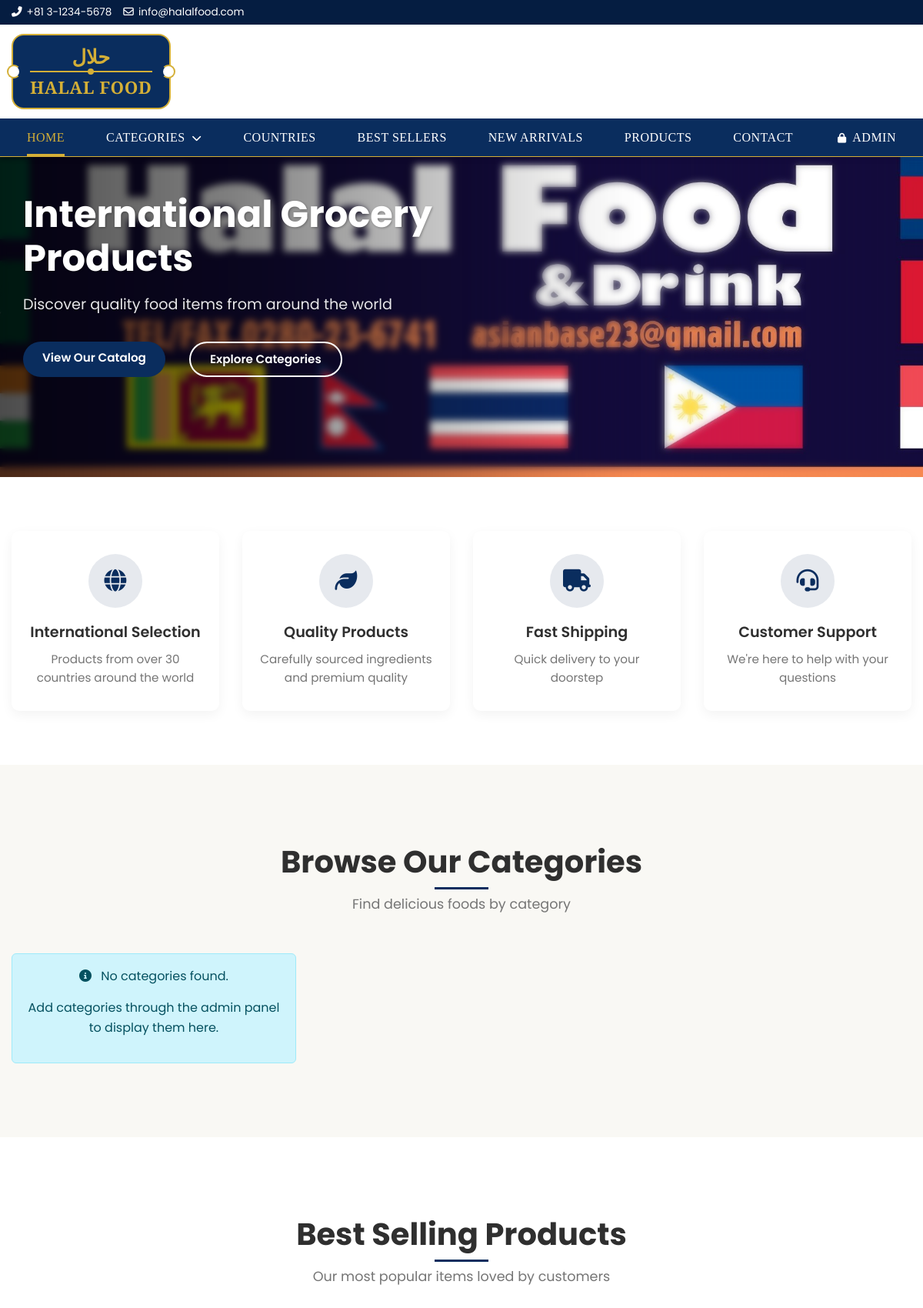
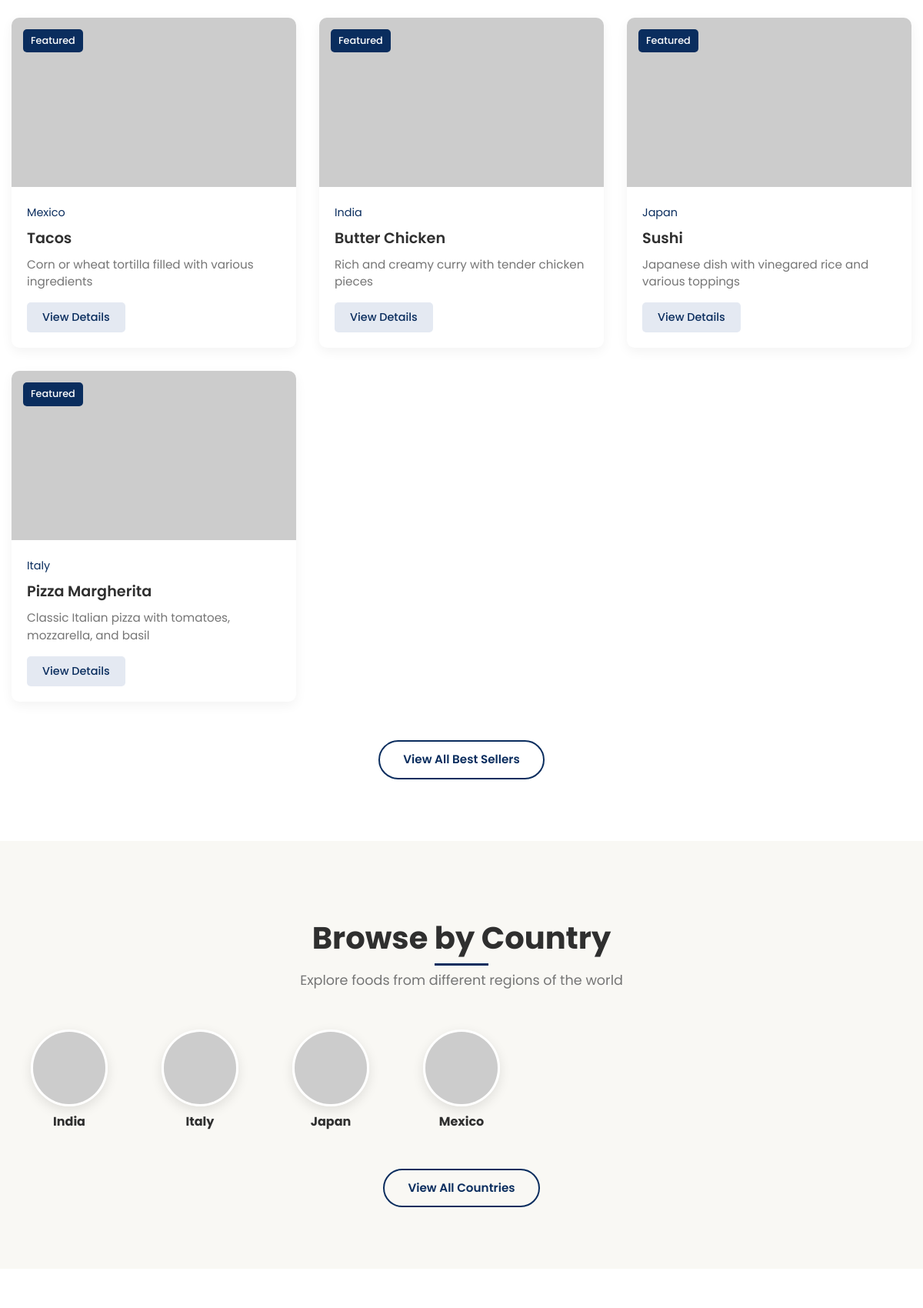
The page / (upper part) on the database its author committed (2 pictures, top to bottom).
### tables this page shows
CREATE TABLE IF NOT EXISTS food_items (
    id INT AUTO_INCREMENT PRIMARY KEY,
    country_id INT NOT NULL,
    name VARCHAR(100) NOT NULL,
    description TEXT,
    image VARCHAR(255),
    featured BOOLEAN DEFAULT FALSE,
    created_at TIMESTAMP DEFAULT CURRENT_TIMESTAMP,
    FOREIGN KEY (country_id) REFERENCES countries(id) ON DELETE CASCADE
);

CREATE TABLE IF NOT EXISTS countries (
    id INT AUTO_INCREMENT PRIMARY KEY,
    name VARCHAR(100) NOT NULL,
    image VARCHAR(255),
    description TEXT,
    created_at TIMESTAMP DEFAULT CURRENT_TIMESTAMP
);

### index.php (the view, shortened to what this page needs)
<?php
require_once 'includes/db.php';
$categories_sql = "SELECT * FROM categories ORDER BY name ASC LIMIT 6";
$categories_result = $conn->query($categories_sql);
$featured_sql = "SELECT f.*, c.name as country_name
                FROM food_items f
                LEFT JOIN countries c ON f.country_id = c.id
                WHERE f.featured = 1
                ORDER BY f.id DESC
                LIMIT 8";
$featured_result = $conn->query($featured_sql);
$countries_sql = "SELECT * FROM countries ORDER BY name ASC LIMIT 6";
$countries_result = $conn->query($countries_sql);
include 'includes/header.php';
?>
<section class="hero-section" style="background-image: url('assets/img/cover.jpeg');">
    <div class="hero-overlay-gradient"></div>
    <div class="container">
        <div class="row">
            <div class="col-md-6">
                <div class="hero-content">
                    <h1 class="hero-title">International Grocery Products</h1>
                    <p class="hero-subtitle">Discover quality food items from around the world</p>
                    <div class="hero-buttons">
                        <a href="products.php" class="btn btn-primary me-3">View Our Catalog</a>
                        <a href="#categories" class="btn btn-outline">Explore Categories</a>
                    </div>
                </div>
            </div>
            <div class="col-md-6">
            </div>
        </div>
    </div>
</section>
<section class="info-section">
    <div class="container">
        <div class="info-cards">
            <div class="info-card">
                <div class="info-icon">
                    <i class="fas fa-globe"></i>
                </div>
                <h4>International Selection</h4>
                <p>Products from over 30 countries around the world</p>
            </div>
            <div class="info-card">
                <div class="info-icon">
                    <i class="fas fa-leaf"></i>
                </div>
                <h4>Quality Products</h4>
                <p>Carefully sourced ingredients and premium quality</p>
            </div>
            <div class="info-card">
                <div class="info-icon">
                    <i class="fas fa-truck"></i>
                </div>
                <h4>Fast Shipping</h4>
                <p>Quick delivery to your doorstep</p>
            </div>
            <div class="info-card">
                <div class="info-icon">
                    <i class="fas fa-headset"></i>
                </div>
                <h4>Customer Support</h4>
                <p>We're here to help with your questions</p>
            </div>
        </div>
    </div>
</section>
<section id="categories" class="categories-section">
    <div class="container">
        <div class="section-header">
            <h2 class="section-title">Browse Our Categories</h2>
            <p class="section-subtitle">Find delicious foods by category</p>
        </div>
        <div class="categories-grid">
            <?php
            $table_exists_query = "SHOW TABLES LIKE 'categories'";
            $table_exists_result = $conn->query($table_exists_query);
            if ($table_exists_result && $table_exists_result->num_rows > 0 && $categories_result && $categories_result->num_rows > 0):
                while($category = $categories_result->fetch_assoc()):
                    $count_sql = "SELECT COUNT(*) as count FROM food_items WHERE category = '" . $conn->real_escape_string($category['name']) . "'";
                    $count_result = $conn->query($count_sql);
                    $product_count = ($count_result && $count_result->num_rows > 0) ? $count_result->fetch_assoc()['count'] : 0;
            ?>
            <a href="category.php?id=<?php echo $category['id']; ?>" class="category-card">
                <div class="category-image">
                    <?php if (!empty($category['image']) && file_exists("assets/img/categories/" . $category['image'])): ?>
                        <img src="assets/img/categories/<?php echo $category['image']; ?>" alt="<?php echo htmlspecialchars($category['name']); ?>">
                    <?php else: ?>
                        <img src="https://via.placeholder.com/400x300?text=<?php echo urlencode($category['name']); ?>" alt="<?php echo htmlspecialchars($category['name']); ?>">
                    <?php endif; ?>
                    <div class="category-overlay"></div>
                </div>
                <div class="category-content">
                    <h3><?php echo htmlspecialchars($category['name']); ?></h3>
                    <span class="category-count"><?php echo $product_count; ?> products</span>
                    <span class="view-more">View Collection <i class="fas fa-arrow-right"></i></span>
                </div>
            </a>
            <?php
                endwhile;
            else:
            ?>
            <div class="col-12 text-center">
                <div class="alert alert-info">
                    <p><i class="fas fa-info-circle me-2"></i> No categories found.</p>
                    <p>Add categories through the admin panel to display them here.</p>
                </div>
            </div>
            <?php
            endif;
            ?>
        </div>
    </div>
</section>
<section class="products-section">
    <div class="container">
        <div class="section-header">
            <h2 class="section-title">Best Selling Products</h2>
            <p class="section-subtitle">Our most popular items loved by customers</p>
        </div>
        <div class="products-grid">
            <?php
            if ($featured_result && $featured_result->num_rows > 0):
                while($product = $featured_result->fetch_assoc()):
                    $badge = '';
                    if (isset($product['featured']) && $product['featured']) {
                        $badge = 'Featured';
                    }
            ?>
            <div class="product-card">
                <?php if (!empty($badge)): ?>
                <div class="product-badge"><?php echo $badge; ?></div>
                <?php endif; ?>
                <div class="product-image">
                    <?php if (!empty($product['image']) && file_exists("assets/img/foods/" . $product['image'])): ?>
                        <img src="assets/img/foods/<?php echo $product['image']; ?>" alt="<?php echo htmlspecialchars($product['name']); ?>">
                    <?php else: ?>
                        <img src="https://via.placeholder.com/300x300?text=<?php echo urlencode($product['name']); ?>" alt="<?php echo htmlspecialchars($product['name']); ?>">
                    <?php endif; ?>
                </div>
                <div class="product-content">
                    <?php if (!empty($product['country_name'])): ?>
                        <span class="product-country"><?php echo htmlspecialchars($product['country_name']); ?></span>
                    <?php endif; ?>
                    <h3 class="product-title">
                        <a href="viewproduct.php?id=<?php echo $product['id']; ?>"><?php echo htmlspecialchars($product['name']); ?></a>
                    </h3>
                    <div class="product-description">
                        <?php
                        $description = !empty($product['description']) ? $product['description'] : 'No description available';
                        echo htmlspecialchars(substr($description, 0, 100)) . (strlen($description) > 100 ? '...' : '');
                        ?>
                    </div>
                    <a href="viewproduct.php?id=<?php echo $product['id']; ?>" class="btn-view-details">View Details</a>
                </div>
            </div>
            <?php
                endwhile;
            endif;
            ?>
        </div>
        <?php if ($featured_result && $featured_result->num_rows > 0): ?>
        <div class="view-all-wrapper">
            <a href="bestsellers.php" class="btn btn-outline-primary">View All Best Sellers</a>
        </div>
        <?php endif; ?>
    </div>
</section>
<section class="countries-section">
    <div class="container">
        <div class="section-header">
            <h2 class="section-title">Browse by Country</h2>
            <p class="section-subtitle">Explore foods from different regions of the world</p>
        </div>
        <div class="countries-slider">
            <?php
            if ($countries_result && $countries_result->num_rows > 0):
                while($country = $countries_result->fetch_assoc()):
            ?>
            <div class="country-item">
                <a href="country.php?id=<?php echo $country['id']; ?>" class="text-decoration-none">
                    <?php if (!empty($country['image']) && file_exists("assets/img/countries/" . $country['image'])): ?>
                        <img src="assets/img/countries/<?php echo $country['image']; ?>" alt="<?php echo htmlspecialchars($country['name']); ?>">
                    <?php else: ?>
                        <img src="https://via.placeholder.com/150x150?text=<?php echo urlencode($country['name']); ?>" alt="<?php echo htmlspecialchars($country['name']); ?>">
                    <?php endif; ?>
                    <h4><?php echo htmlspecialchars($country['name']); ?></h4>
                </a>
            </div>
            <?php
                endwhile;
            endif;
            ?>
        </div>
        <?php if ($countries_result && $countries_result->num_rows > 0): ?>
        <div class="view-all-wrapper">
            <a href="countries.php" class="btn btn-outline-primary">View All Countries</a>
        </div>
        <?php endif; ?>
    </div>
</section>
<section class="about-store-section">
</section>
<?php include 'includes/footer.php'; ?>

### assets/css/style.css (style rules this page uses)
:root { --primary: #006E51; --primary-dark: #00584A; --secondary: #D0104C; --accent: #FBB03B; --body-bg: #F9F8F4; --text-dark: #2F2F2F; --text-light: #757575; --border-light: #E7E5E0; --white: #FFFFFF; }
* { margin: 0; padding: 0; box-sizing: border-box; }
body { font-family: 'Noto Sans', 'Noto Sans JP', sans-serif; color: var(--text-dark); background-color: var(--body-bg); line-height: 1.6; font-size: 16px; }
h1, h2, h3, h4, h5, h6 { font-weight: 700; line-height: 1.3; margin-bottom: 1rem; }
p { margin-bottom: 1rem; }
a { color: var(--text-dark); text-decoration: none; transition: all 0.3s ease; }
.container { max-width: 1200px; margin: 0 auto; padding: 0 15px; }
img { max-width: 100%; height: auto; }
.btn { display: inline-block; padding: 12px 24px; border-radius: 30px; font-weight: 600; font-size: 0.95rem; transition: all 0.3s ease; text-align: center; border: none; cursor: pointer; }
.btn-primary { background-color: var(--primary); color: var(--white); }
.btn-outline { border: 2px solid var(--primary); color: var(--primary); background: transparent; }
.text-center { text-align: center; }
.hero-section { position: relative; height: 500px; background-size: cover; background-position: center; color: var(--white); display: flex; align-items: center; }
.hero-content { position: relative; z-index: 2; max-width: 600px; padding: 0 15px; }
.hero-content h1 { font-size: 3rem; margin-bottom: 1rem; line-height: 1.2; }
.hero-content p { font-size: 1.2rem; margin-bottom: 2rem; opacity: 0.9; }
.hero-buttons { display: flex; gap: 15px; }
.info-icon { width: 60px; height: 60px; background-color: rgba(0, 110, 81, 0.1); border-radius: 50%; display: flex; align-items: center; justify-content: center; color: var(--primary); font-size: 1.5rem; margin-right: 20px; }
.section-header { text-align: center; margin-bottom: 50px; position: relative; padding-top: 20px; }
.section-header h2 { font-size: 2.5rem; margin-bottom: 15px; position: relative; display: inline-block; }
.section-header h2:after { content: ''; position: absolute; bottom: -10px; left: 50%; width: 70px; height: 3px; background-color: var(--primary); transform: translateX(-50%); }
.section-header p { color: var(--text-light); max-width: 600px; margin: 0 auto; }
.categories-section { padding: 80px 0; background-color: var(--body-bg); }
.product-card { background-color: var(--white); border-radius: 10px; overflow: hidden; box-shadow: 0 5px 15px rgba(0,0,0,0.05); transition: all 0.3s ease; position: relative; height: 100%; display: flex; flex-direction: column; }
.product-badge { position: absolute; top: 15px; left: 15px; background-color: var(--secondary); color: var(--white); padding: 5px 12px; border-radius: 30px; font-size: 0.8rem; font-weight: 600; z-index: 2; }
.product-image { height: 200px; overflow: hidden; position: relative; }
.product-image img { width: 100%; height: 100%; object-fit: cover; transition: all 0.5s ease; }
.product-description { color: var(--text-light); font-size: 0.9rem; margin-bottom: 15px; flex-grow: 1; }
.countries-section { padding: 80px 0; background-color: var(--body-bg); }
.country-item { text-align: center; transition: all 0.3s ease; }
.country-item img { width: 120px; height: 120px; object-fit: cover; border-radius: 50%; border: 5px solid var(--white); box-shadow: 0 5px 15px rgba(0,0,0,0.1); margin-bottom: 15px; transition: all 0.3s ease; }
.country-item h4 { font-size: 1rem; margin: 0; transition: all 0.3s ease; }

### rows shown on the page
food_items: featured "Featured", country.name "Mexico", name "Tacos", description "Corn or wheat tortilla filled with various ingredients"
food_items: featured "Featured", country.name "India", name "Butter Chicken", description "Rich and creamy curry with tender chicken pieces"
food_items: featured "Featured", country.name "Japan", name "Sushi", description "Japanese dish with vinegared rice and various toppings"
food_items: featured "Featured", country.name "Italy", name "Pizza Margherita", description "Classic Italian pizza with tomatoes, mozzarella, and basil"
countries: name "India"
countries: name "Italy"
countries: name "Japan"
countries: name "Mexico"
